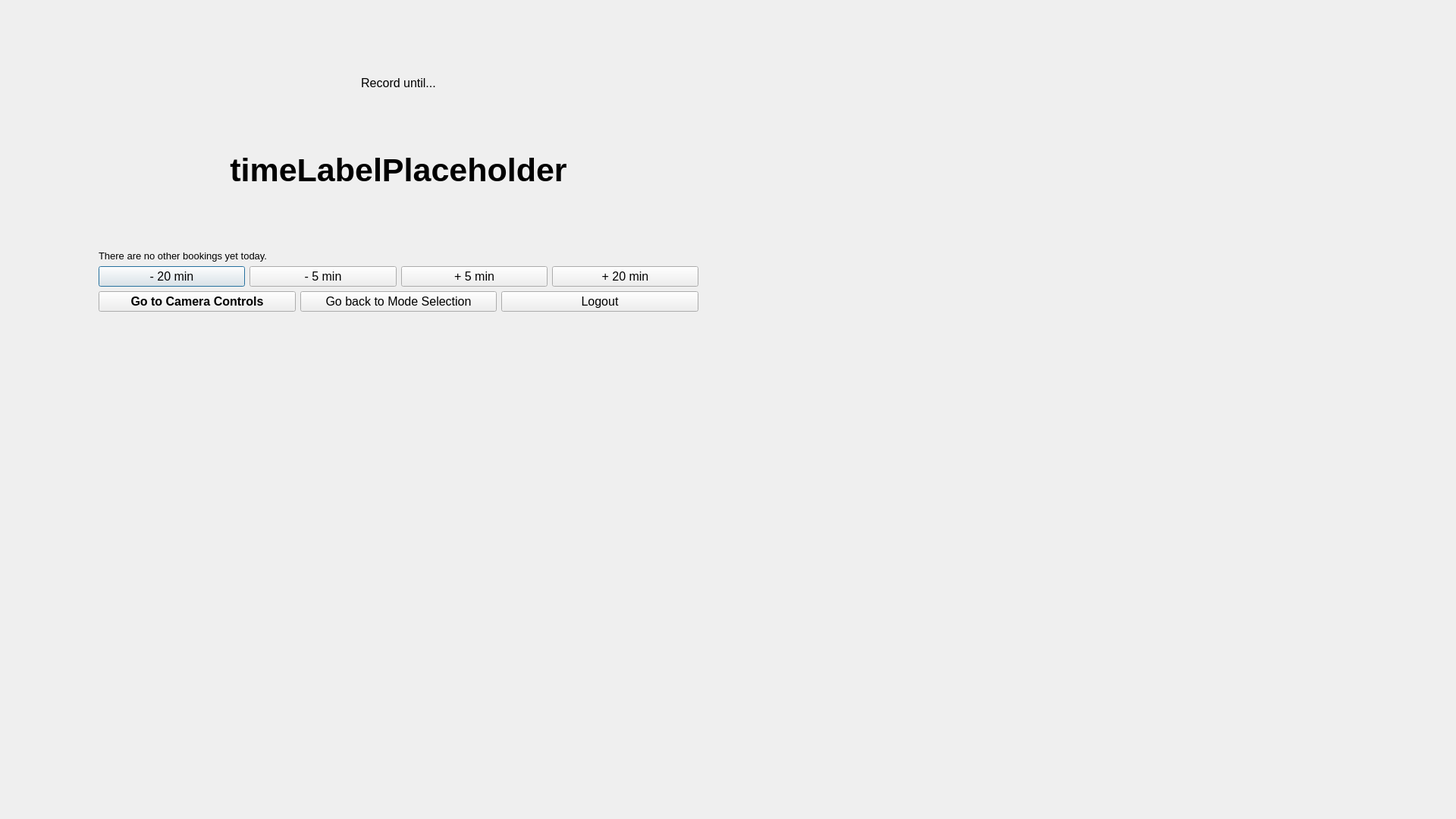
<?xml version="1.0" encoding="UTF-8"?>
<ui version="4.0">
 <class>QuickRecord</class>
 <widget class="QDialog" name="QuickRecord">
  <property name="geometry">
   <rect>
    <x>0</x>
    <y>0</y>
    <width>1920</width>
    <height>1080</height>
   </rect>
  </property>
  <property name="sizePolicy">
   <sizepolicy hsizetype="Expanding" vsizetype="Expanding">
    <horstretch>0</horstretch>
    <verstretch>0</verstretch>
   </sizepolicy>
  </property>
  <property name="minimumSize">
   <size>
    <width>1920</width>
    <height>1080</height>
   </size>
  </property>
  <property name="font">
   <font>
    <pointsize>12</pointsize>
   </font>
  </property>
  <widget class="QWidget" name="masterWidget" native="true">
   <property name="geometry">
    <rect>
     <x>20</x>
     <y>20</y>
     <width>1024</width>
     <height>512</height>
    </rect>
   </property>
   <widget class="QWidget" name="verticalLayoutWidget_2">
    <property name="geometry">
     <rect>
      <x>110</x>
      <y>80</y>
      <width>791</width>
      <height>311</height>
     </rect>
    </property>
    <layout class="QVBoxLayout" name="verticalLayout_2">
     <item>
      <widget class="QLabel" name="label">
       <property name="font">
        <font>
         <pointsize>12</pointsize>
         <bold>false</bold>
        </font>
       </property>
       <property name="text">
        <string>Record until...</string>
       </property>
       <property name="alignment">
        <set>Qt::AlignCenter</set>
       </property>
       <property name="margin">
        <number>0</number>
       </property>
      </widget>
     </item>
     <item>
      <layout class="QHBoxLayout" name="horizontalLayout">
       <item>
        <layout class="QVBoxLayout" name="verticalLayout_3">
         <item>
          <widget class="QLabel" name="stopTimeLabel">
           <property name="sizePolicy">
            <sizepolicy hsizetype="Preferred" vsizetype="Expanding">
             <horstretch>0</horstretch>
             <verstretch>0</verstretch>
            </sizepolicy>
           </property>
           <property name="font">
            <font>
             <pointsize>32</pointsize>
             <bold>true</bold>
            </font>
           </property>
           <property name="frameShape">
            <enum>QFrame::NoFrame</enum>
           </property>
           <property name="text">
            <string>timeLabelPlaceholder</string>
           </property>
           <property name="alignment">
            <set>Qt::AlignCenter</set>
           </property>
          </widget>
         </item>
         <item>
          <widget class="QLabel" name="bookingsOnSelectedDateLabel">
           <property name="font">
            <font>
             <pointsize>10</pointsize>
            </font>
           </property>
           <property name="frameShape">
            <enum>QFrame::NoFrame</enum>
           </property>
           <property name="text">
            <string>There are no other bookings yet today.</string>
           </property>
           <property name="margin">
            <number>8</number>
           </property>
          </widget>
         </item>
         <item>
          <layout class="QHBoxLayout" name="horizontalLayout_2">
           <item>
            <widget class="QPushButton" name="decreaseTimeBy20Button">
             <property name="sizePolicy">
              <sizepolicy hsizetype="Minimum" vsizetype="Minimum">
               <horstretch>0</horstretch>
               <verstretch>0</verstretch>
              </sizepolicy>
             </property>
             <property name="text">
              <string>- 20 min</string>
             </property>
            </widget>
           </item>
           <item>
            <widget class="QPushButton" name="decreaseTimeBy05Button">
             <property name="sizePolicy">
              <sizepolicy hsizetype="Minimum" vsizetype="Minimum">
               <horstretch>0</horstretch>
               <verstretch>0</verstretch>
              </sizepolicy>
             </property>
             <property name="text">
              <string>- 5 min</string>
             </property>
            </widget>
           </item>
           <item>
            <widget class="QPushButton" name="increaseTimeBy05Button">
             <property name="sizePolicy">
              <sizepolicy hsizetype="Minimum" vsizetype="Minimum">
               <horstretch>0</horstretch>
               <verstretch>0</verstretch>
              </sizepolicy>
             </property>
             <property name="text">
              <string>+ 5 min</string>
             </property>
            </widget>
           </item>
           <item>
            <widget class="QPushButton" name="increaseTimeBy20Button">
             <property name="sizePolicy">
              <sizepolicy hsizetype="Minimum" vsizetype="Minimum">
               <horstretch>0</horstretch>
               <verstretch>0</verstretch>
              </sizepolicy>
             </property>
             <property name="text">
              <string>+ 20 min</string>
             </property>
            </widget>
           </item>
          </layout>
         </item>
        </layout>
       </item>
      </layout>
     </item>
     <item>
      <layout class="QHBoxLayout" name="horizontalLayout_6">
       <item>
        <widget class="QPushButton" name="toPTZControlsButton">
         <property name="font">
          <font>
           <pointsize>12</pointsize>
           <bold>true</bold>
          </font>
         </property>
         <property name="text">
          <string>Go to Camera Controls</string>
         </property>
         <property name="flat">
          <bool>false</bool>
         </property>
        </widget>
       </item>
       <item>
        <widget class="QPushButton" name="toModeSelectButton">
         <property name="text">
          <string>Go back to Mode Selection</string>
         </property>
        </widget>
       </item>
       <item>
        <widget class="QPushButton" name="logoutButton">
         <property name="text">
          <string>Logout</string>
         </property>
        </widget>
       </item>
      </layout>
     </item>
    </layout>
   </widget>
  </widget>
 </widget>
 <resources/>
 <connections/>
</ui>
